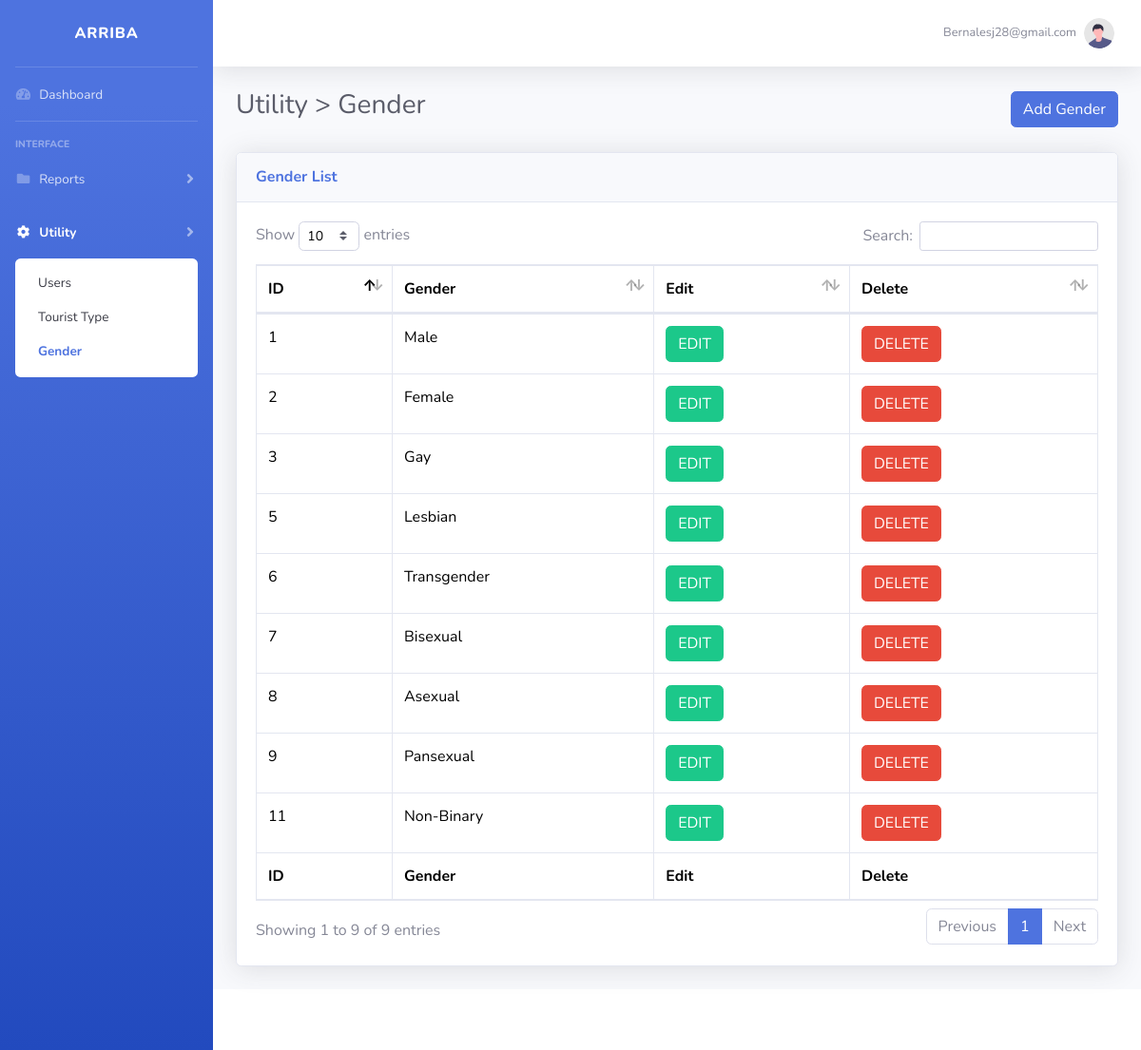
The page /admin/gender.php (signed in) on the database its author committed.
### tables this page shows
CREATE TABLE `gender` (
  `Gender_ID` int(11) NOT NULL,
  `Gender` varchar(200) NOT NULL
);

### admin/gender.php (the view, shortened to what this page needs)
<?php
    include('../security.php');
    include('includes/header.php');
    include('includes/navbar_g.php');
 ?>
        <div id="content-wrapper" class="d-flex flex-column">
            <div id="content">
                <?php include('includes/topbar.php'); ?>
                <div class="container-fluid">
                    <div class="d-sm-flex align-items-center justify-content-between mb-4">
                        <h1 class="h3 mb-2 text-gray-800">Utility > Gender</h1>
                        <button type="button" class="btn btn-primary" data-toggle="modal" data-target="#addgender">
                            Add Gender
                        </button>
                    </div>
                    <div class="card shadow mb-4">
                        <div class="card-header py-3">
                            <h6 class="m-0 font-weight-bold text-primary">Gender List</h6>
                        </div>
                        <div class="card-body">
                            <div class="table-responsive">
                                <style>
                                    .table {
                                    color: black !important;
                                    }
                                </style>
                                <?php
                                    $query = "SELECT * FROM gender";
                                    $query_run = mysqli_query($connection, $query);
                                ?>
                                <table class="table table-bordered" id="dataTable" width="100%" cellspacing="0">
                                    <thead>
                                        <tr>
                                            <th>ID</th>
                                            <th>Gender</th>
                                            <th>Edit</th>
                                            <th>Delete</th>
                                        </tr>
                                    </thead>
                                    <tfoot>
                                        <tr>
                                            <th>ID</th>
                                            <th>Gender</th>
                                            <th>Edit</th>
                                            <th>Delete</th>
                                        </tr>
                                    </tfoot>
                                    <tbody>
                                        <?php
                                            if(mysqli_num_rows($query_run) > 0) {
                                                while($row = mysqli_fetch_assoc($query_run)) {
                                        ?>
                                            <tr>
                                                <td><?php echo $row['Gender_ID']; ?></td>
                                                <td><?php echo $row['Gender']; ?></td>
                                                <td>
                                                    <form action="edit_gender.php" method="post">
                                                        <button type="submit" name="edit_btn" class="btn btn-success">EDIT</button>
                                                    </form>
                                                </td>
                                                <td>
                                                    <button class="btn btn-danger" data-toggle="modal" data-target="#deleteGenderModal"
                                                    data-id="<?php echo $row['Gender_ID']; ?>">DELETE</button>
                                                </td>
                                            </tr>
                                        <?php
                                                }
                                            } else {
                                                echo "No Record Found";
                                            }
                                        ?>
                                    </tbody>
                                </table>
                            </div>
                        </div>
                    </div>
                </div>
            </div>
            <?php
        include('includes/footer.php');
    ?>

### admin/gender.php (style rules this page uses)
.table { color: black !important; }

### rows shown on the page
gender: Gender_ID "1", Gender "Male"
gender: Gender_ID "2", Gender "Female"
gender: Gender_ID "3", Gender "Gay"
gender: Gender_ID "5", Gender "Lesbian"
gender: Gender_ID "6", Gender "Transgender"
gender: Gender_ID "7", Gender "Bisexual"
gender: Gender_ID "8", Gender "Asexual"
gender: Gender_ID "9", Gender "Pansexual"
gender: Gender_ID "11", Gender "Non-Binary"

### other values the page prints
$_SESSION['Username'] "Bernalesj28@gmail.com"
